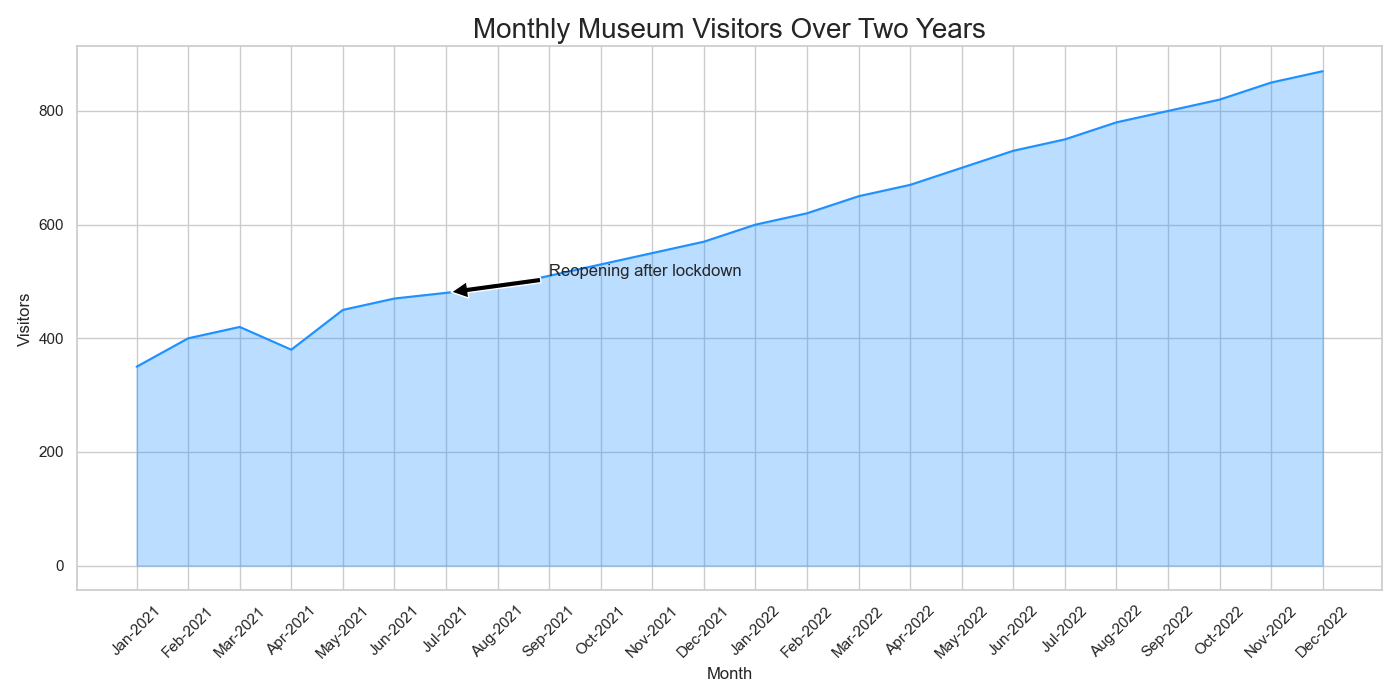

This chart was generated by the following Python code:

import seaborn as sns
import pandas as pd
import matplotlib.pyplot as plt

data = {
    'Month': ['Jan-2021', 'Feb-2021', 'Mar-2021', 'Apr-2021', 'May-2021', 
              'Jun-2021', 'Jul-2021', 'Aug-2021', 'Sep-2021', 'Oct-2021',
              'Nov-2021', 'Dec-2021', 'Jan-2022', 'Feb-2022', 'Mar-2022',
              'Apr-2022', 'May-2022', 'Jun-2022', 'Jul-2022', 'Aug-2022',
              'Sep-2022', 'Oct-2022', 'Nov-2022', 'Dec-2022'],
    'Visitors': [350, 400, 420, 380, 450, 470, 480, 490, 510, 530,
                 550, 570, 600, 620, 650, 670, 700, 730, 750, 780,
                 800, 820, 850, 870]
}

df = pd.DataFrame(data)

sns.set_theme(style="whitegrid")

plt.figure(figsize=(14, 7))
ax = sns.lineplot(data=df, x='Month', y='Visitors', color="#1E90FF")
ax.fill_between(df['Month'], df['Visitors'], color="#1E90FF", alpha=0.3)

for item in ax.get_xticklabels():
    item.set_rotation(45)

ax.set_title('Monthly Museum Visitors Over Two Years', fontsize=20)
ax.set_xlabel('Month', fontsize=12)
ax.set_ylabel('Visitors', fontsize=12)

ax.annotate('Reopening after lockdown', xy=('Jul-2021', 480), xytext=('Sep-2021', 510), fontsize=12,
            arrowprops=dict(facecolor='black', shrink=0.05))

plt.tight_layout()
plt.show()
